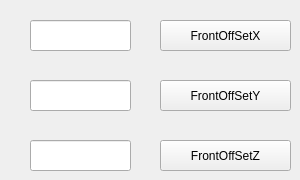
   <widget class="QWidget" name="page_3">
    <widget class="QPushButton" name="pushButton_FrontOffSetX">
     <property name="geometry">
      <rect>
       <x>160</x>
       <y>20</y>
       <width>131</width>
       <height>31</height>
      </rect>
     </property>
     <property name="styleSheet">
      <string notr="true">font: 75 12pt &quot;微软雅黑&quot;;</string>
     </property>
     <property name="text">
      <string>FrontOffSetX</string>
     </property>
    </widget>
    <widget class="QLineEdit" name="lineEdit_FrontOffSetX">
     <property name="geometry">
      <rect>
       <x>30</x>
       <y>20</y>
       <width>101</width>
       <height>31</height>
      </rect>
     </property>
     <property name="alignment">
      <set>Qt::AlignCenter</set>
     </property>
    </widget>
    <widget class="QPushButton" name="pushButton_FrontOffSetY">
     <property name="geometry">
      <rect>
       <x>160</x>
       <y>80</y>
       <width>131</width>
       <height>31</height>
      </rect>
     </property>
     <property name="styleSheet">
      <string notr="true">font: 75 12pt &quot;微软雅黑&quot;;</string>
     </property>
     <property name="text">
      <string>FrontOffSetY</string>
     </property>
    </widget>
    <widget class="QLineEdit" name="lineEdit_FrontOffSetY">
     <property name="geometry">
      <rect>
       <x>30</x>
       <y>80</y>
       <width>101</width>
       <height>31</height>
      </rect>
     </property>
     <property name="alignment">
      <set>Qt::AlignCenter</set>
     </property>
    </widget>
    <widget class="QPushButton" name="pushButton_FrontOffSetZ">
     <property name="geometry">
      <rect>
       <x>160</x>
       <y>140</y>
       <width>131</width>
       <height>31</height>
      </rect>
     </property>
     <property name="styleSheet">
      <string notr="true">font: 75 12pt &quot;微软雅黑&quot;;</string>
     </property>
     <property name="text">
      <string>FrontOffSetZ</string>
     </property>
    </widget>
    <widget class="QLineEdit" name="lineEdit_FrontOffSetZ">
     <property name="geometry">
      <rect>
       <x>30</x>
       <y>140</y>
       <width>101</width>
       <height>31</height>
      </rect>
     </property>
     <property name="alignment">
      <set>Qt::AlignCenter</set>
     </property>
    </widget>
   </widget>
